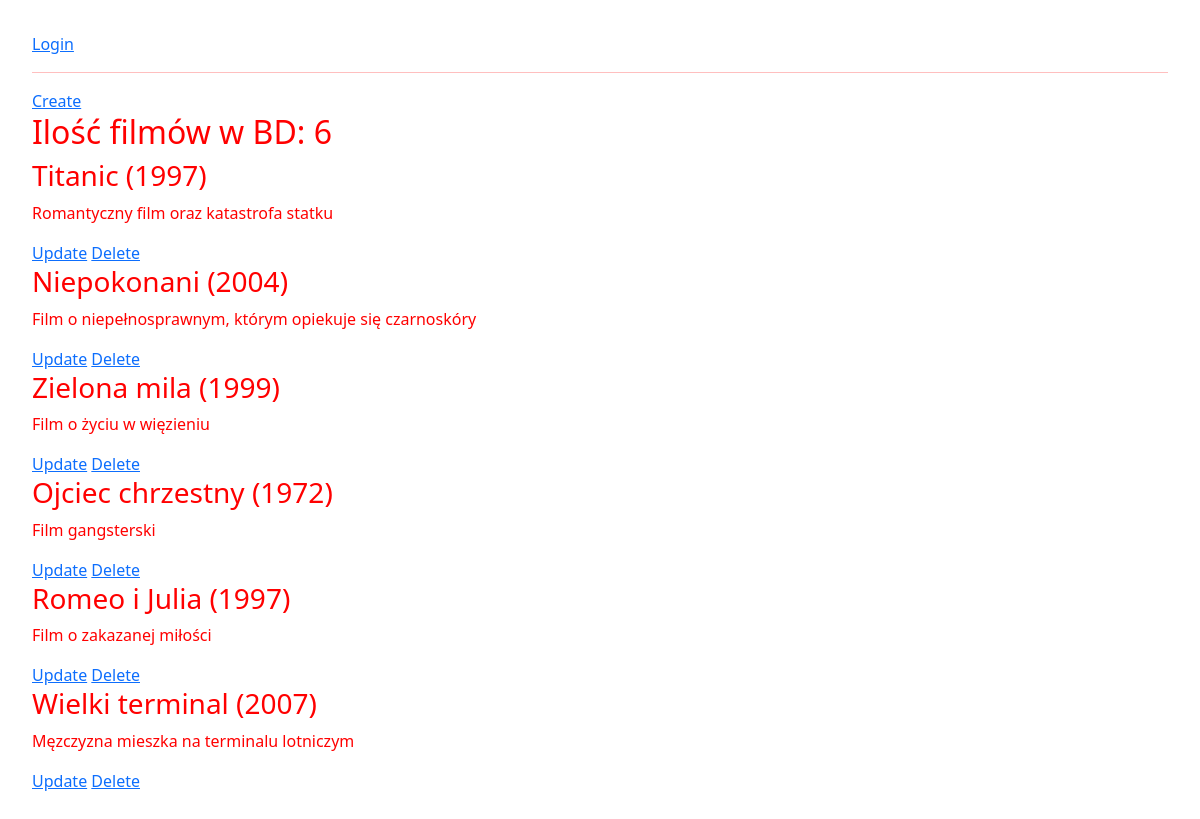
Before: /movies_web/index/ with the older database file.
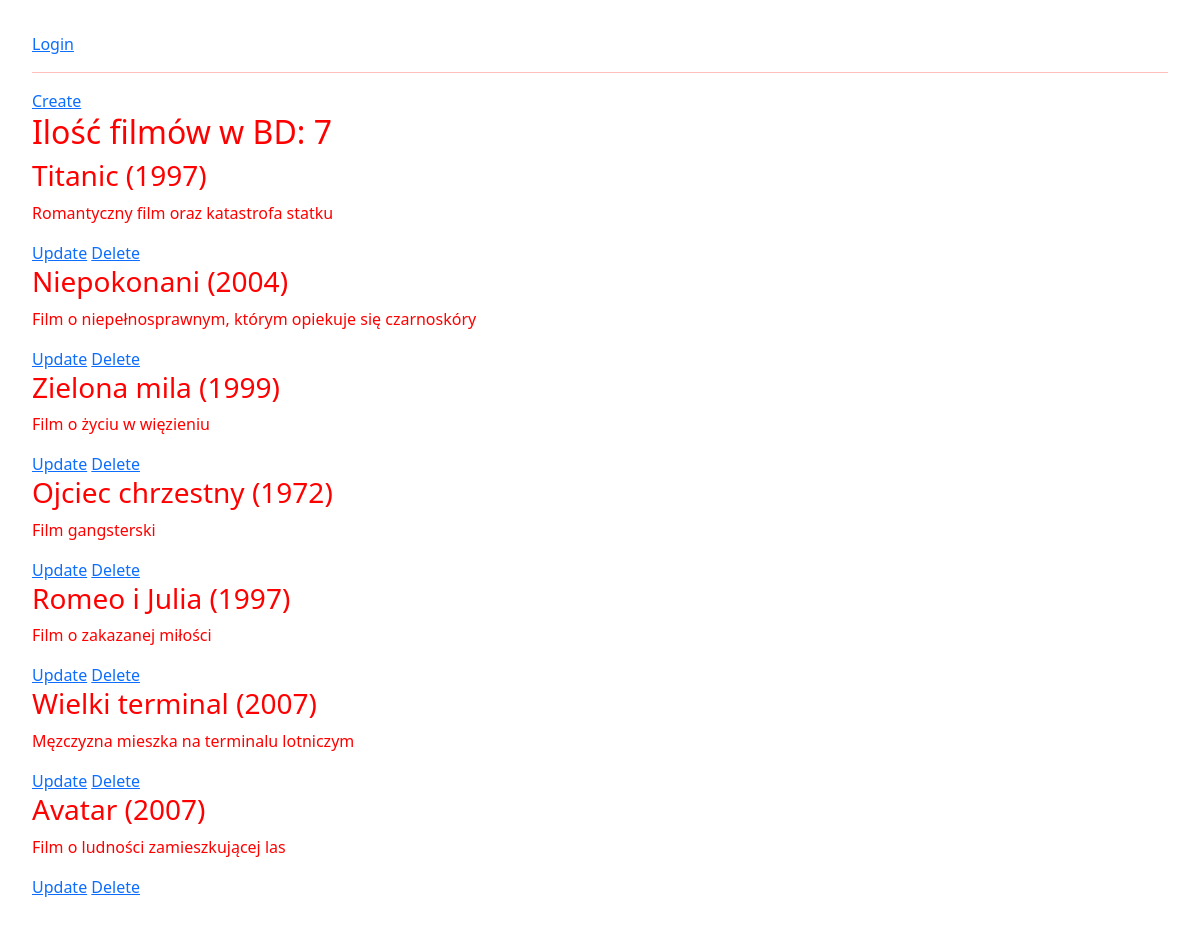
After: the same page with the newer database file.
### movies_web/models.py (models this page shows)
class Movie(models.Model):
    title = models.CharField(max_length=64, blank=False, unique=True)
    year = models.PositiveSmallIntegerField(default=2000)
    description = models.TextField(default='')
    premiere = models.DateField(null=True, blank=True)
    imdb_rating = models.DecimalField(max_digits=4, decimal_places=2, null=True, blank=True)
    poster = models.ImageField(upload_to='posters', null=True, blank=True)
    def __str__(self):
        return self.title_with_year()
    def title_with_year(self):
        return '{} ({})'.format(self.title, self.year)

### movies_web/views.py (the view)
# urls.py: path('index/', index_movies, name='index_movies'),
def index_movies(request):
    all_movies = Movie.objects.all()
    return render(request, 'index.html', {'movies': all_movies})

### templates/index.html (shortened to what this page needs)
{% extends 'main.html' %}
{% block side %}
  {% if user.is_authenticated %}
    Witaj {{ user.username }}<br>
    <a href="{% url 'logout' %}">Logout</a>
  {% else %}
    <a href="{% url 'login' %}">Login</a>
  {% endif %}
  <hr>
  <a href="{% url 'create_movie' %}">Create</a>
  {% if movies|length == 0 %}
    <h2>Brak filmów</h2>
  {% else %}
    <h2>Ilość filmów w BD: {{ movies|length }}</h2>
    {% for movie in movies %}
      <h3>{{movie}}</h3>
      <p>{{ movie.description }}</p>
      <a href="{% url 'update_movie' movie.id  %}">Update</a>
      <a href="{% url 'delete_movie' movie.id  %}">Delete</a>
    {% endfor %}
  {% endif %}
{% endblock %}

### templates/main.html (shortened to what this page needs)
{% load static %}
<!doctype html>
<html lang="en">
<head>
  <link href="https://cdn.jsdelivr.net/npm/bootstrap@5.1.3/dist/css/bootstrap.min.css" rel="stylesheet">
  <link rel="stylesheet" href="{% static 'movies_web.css' %}">
</head>
<body>
  {% block side %} {% endblock %}
</body>
</html>

### movies_web/static/movies_web.css (style rules this page uses)
body { padding: 2rem; color: red; }

Changed rows visible on the page:
added Movie: title+year "Avatar (2007)", description "Film o ludności zamieszkującej las"
Other visible differences:
{{ movies|length }}: "6" → "7"
